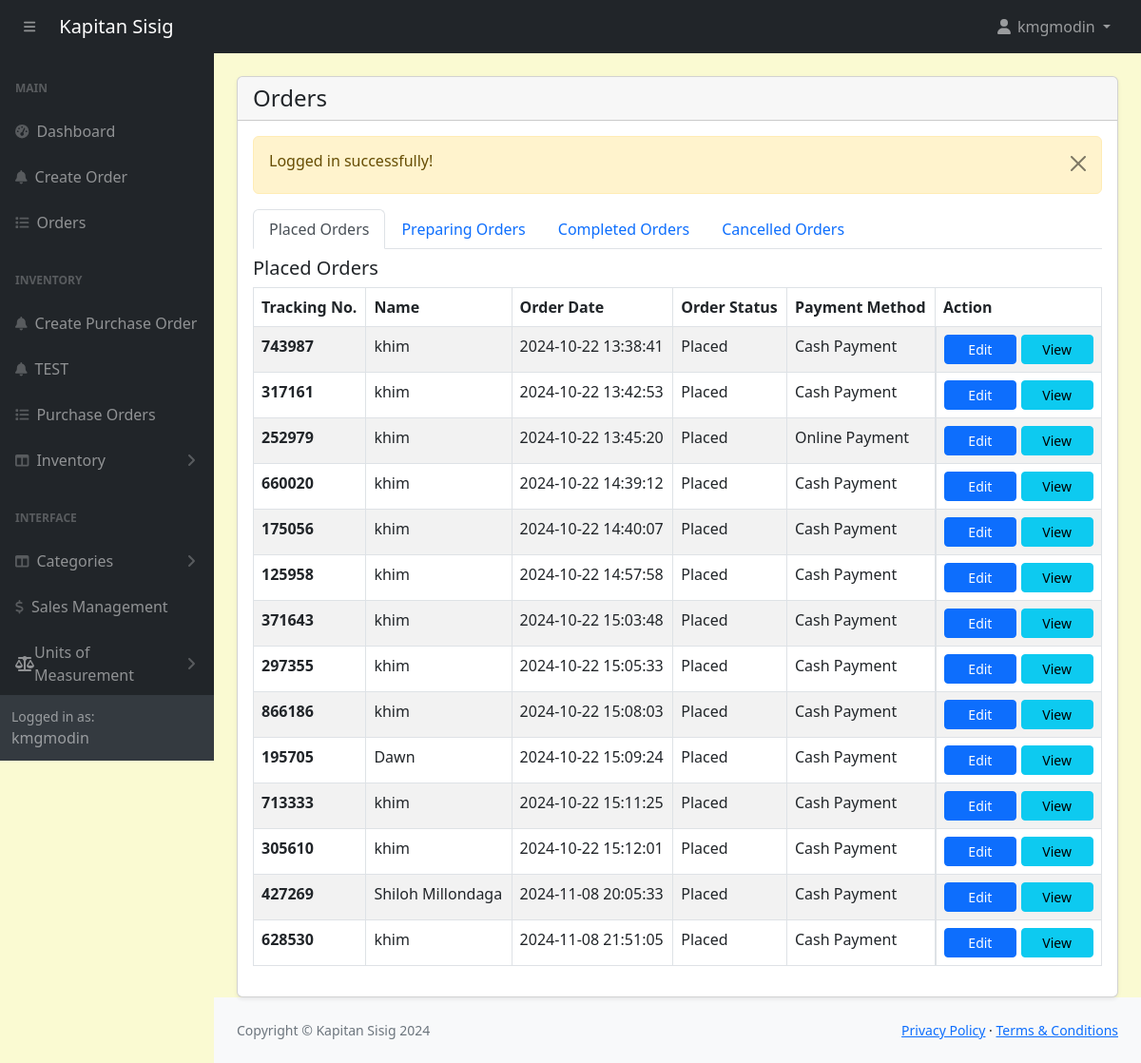
/POS-System-KapitanSisig/admin/orders.php (signed in), run on the app's committed database.
### tables this page shows
CREATE TABLE `orders` (
  `id` int(11) NOT NULL,
  `customer_id` int(11) NOT NULL,
  `tracking_no` varchar(100) NOT NULL,
  `invoice_no` varchar(100) NOT NULL,
  `total_amount` varchar(100) NOT NULL,
  `order_date` datetime DEFAULT NULL,
  `order_status` enum('Placed','Preparing','Completed','Cancelled') NOT NULL DEFAULT 'Placed' COMMENT 'placed, preparing, completed, cancelled',
  `payment_mode` varchar(100) NOT NULL COMMENT 'cash,online',
  `order_placed_by_id` varchar(100) NOT NULL
);

CREATE TABLE `customers` (
  `id` int(11) NOT NULL,
  `name` varchar(566) NOT NULL
);

### POS-System-KapitanSisig/admin/orders.php (the view, shortened to what this page needs)
<?php include('includes/header.php'); ?>
<div class="container-fluid px-4">
    <div class="card mt-4 shadow-sm">
        <div class="card-header">
            <h4 class="mb-0">Orders</h4>
        </div>
        <div class="card-body">
        <?php
            $query = "SELECT o.*, c.* FROM orders o, customers c WHERE c.id = o.customer_id ORDER BY o.id DESC";
            $orders = mysqli_query($conn, $query);
            if ($orders) {
                if (mysqli_num_rows($orders) > 0) {
                    $placedOrdersQuery = "SELECT o.*, c.* FROM orders o, customers c WHERE c.id = o.customer_id AND o.order_status = 'Placed' ORDER BY o.order_date ASC";
                    $placedOrdersResult = mysqli_query($conn, $placedOrdersQuery);
                    ?>
                    <ul class="nav nav-tabs" id="orderTabs" role="tablist">
                        <li class="nav-item" role="presentation">
                            <a class="nav-link active" id="placed-orders-tab" data-bs-toggle="tab" href="#placedOrders" role="tab" aria-controls="placedOrders" aria-selected="true">Placed Orders</a>
                        </li>
                        <li class="nav-item" role="presentation">
                            <a class="nav-link" id="preparing-orders-tab" data-bs-toggle="tab" href="#preparingOrders" role="tab" aria-controls="preparingOrders" aria-selected="false">Preparing Orders</a>
                        </li>
                        <li class="nav-item" role="presentation">
                            <a class="nav-link" id="completed-orders-tab" data-bs-toggle="tab" href="#completedOrders" role="tab" aria-controls="completedOrders" aria-selected="false">Completed Orders</a>
                        </li>
                        <li class="nav-item" role="presentation">
                            <a class="nav-link" id="cancelled-orders-tab" data-bs-toggle="tab" href="#cancelledOrders" role="tab" aria-controls="cancelledOrders" aria-selected="false">Cancelled Orders</a>
                        </li>
                    </ul>
                    <div class="tab-content" id="orderTabsContent">
                        <div class="tab-pane fade show active" id="placedOrders" role="tabpanel" aria-labelledby="placed-orders-tab">
                            <div class="mt-2">
                                <h5>Placed Orders</h5>
                                <table class="table table-striped table-bordered">
                                    <thead>
                                        <tr>
                                            <th>Tracking No.</th>
                                            <th>Name</th>
                                            <th>Order Date</th>
                                            <th>Order Status</th>
                                            <th>Payment Method</th>
                                            <th style="width: 175px;">Action</th>
                                        </tr>
                                    </thead>
                                    <tbody>
                                        <?php while ($orderItem = mysqli_fetch_assoc($placedOrdersResult)): ?>
                                            <tr>
                                                <td class="fw-bold"><?= $orderItem['tracking_no']; ?></td>
                                                <td><?= $orderItem['name']; ?></td>
                                                <td><?= $orderItem['order_date']; ?></td>
                                                <td><?= $orderItem['order_status']; ?></td>
                                                <td><?= $orderItem['payment_mode']; ?></td>
                                                <td style="display: flex; justify-content: space-between; gap: 5px;">
                                                    <a href="order-edit.php?track=<?= $orderItem['tracking_no']; ?>" class="btn btn-primary btn-sm w-100">Edit</a>
                                                    <a href="orders-view.php?track=<?= $orderItem['tracking_no']; ?>" class="btn btn-info btn-sm w-100">View</a>
                                                </td>
                                            </tr>
                                        <?php endwhile; ?>
                                    </tbody>
                                </table>
                            </div>
                        </div>
                    </div>
                    <?php
                } else {
                    echo "<p>No orders found.</p>";
                }
            }
        ?>
        </div>
    </div>
</div>
<?php include('includes/footer.php'); ?>

### POS-System-KapitanSisig/admin/assets/css/custom.css (style rules this page uses)
body { margin: 0; font-family: system-ui, -apple-system, "Segoe UI", Roboto, "Helvetica Neue", "Noto Sans", "Liberation Sans", Arial, sans-serif; font-size: 1rem; font-weight: 400; line-height: 1.5; color: #212529; text-align: left; background-color: #FAFAD2; -webkit-text-size-adjust: 100%; -webkit-tap-highlight-color: rgba(0, 0, 0, 0); }

### data on the page
orders: tracking_no "743987", customer.name "khim", order_date "2024-10-22 13:38:41", order_status "Placed", payment_mode "Cash Payment"
orders: tracking_no "317161", customer.name "khim", order_date "2024-10-22 13:42:53", order_status "Placed", payment_mode "Cash Payment"
orders: tracking_no "252979", customer.name "khim", order_date "2024-10-22 13:45:20", order_status "Placed", payment_mode "Online Payment"
orders: tracking_no "660020", customer.name "khim", order_date "2024-10-22 14:39:12", order_status "Placed", payment_mode "Cash Payment"
orders: tracking_no "175056", customer.name "khim", order_date "2024-10-22 14:40:07", order_status "Placed", payment_mode "Cash Payment"
orders: tracking_no "125958", customer.name "khim", order_date "2024-10-22 14:57:58", order_status "Placed", payment_mode "Cash Payment"
orders: tracking_no "371643", customer.name "khim", order_date "2024-10-22 15:03:48", order_status "Placed", payment_mode "Cash Payment"
orders: tracking_no "297355", customer.name "khim", order_date "2024-10-22 15:05:33", order_status "Placed", payment_mode "Cash Payment"
orders: tracking_no "866186", customer.name "khim", order_date "2024-10-22 15:08:03", order_status "Placed", payment_mode "Cash Payment"
orders: tracking_no "195705", customer.name "Dawn", order_date "2024-10-22 15:09:24", order_status "Placed", payment_mode "Cash Payment"
orders: tracking_no "713333", customer.name "khim", order_date "2024-10-22 15:11:25", order_status "Placed", payment_mode "Cash Payment"
orders: tracking_no "305610", customer.name "khim", order_date "2024-10-22 15:12:01", order_status "Placed", payment_mode "Cash Payment"
orders: tracking_no "427269", customer.name "Shiloh Millondaga", order_date "2024-11-08 20:05:33", order_status "Placed", payment_mode "Cash Payment"
orders: tracking_no "628530", customer.name "khim", order_date "2024-11-08 21:51:05", order_status "Placed", payment_mode "Cash Payment"

### other printed values
$_SESSION['loggedInUser']['username'] "kmgmodin"
$_SESSION['message'] "Logged in successfully!"
